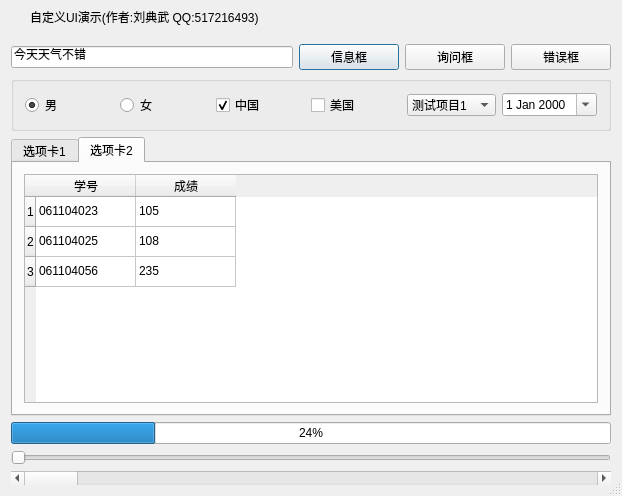
<?xml version="1.0" encoding="UTF-8"?>
<ui version="4.0">
 <class>frmMain</class>
 <widget class="QDialog" name="frmMain">
  <property name="geometry">
   <rect>
    <x>0</x>
    <y>0</y>
    <width>622</width>
    <height>496</height>
   </rect>
  </property>
  <property name="windowTitle">
   <string>frmMain</string>
  </property>
  <property name="sizeGripEnabled">
   <bool>true</bool>
  </property>
  <layout class="QVBoxLayout" name="verticalLayout">
   <property name="spacing">
    <number>0</number>
   </property>
   <property name="leftMargin">
    <number>0</number>
   </property>
   <property name="topMargin">
    <number>0</number>
   </property>
   <property name="rightMargin">
    <number>0</number>
   </property>
   <property name="bottomMargin">
    <number>0</number>
   </property>
   <item>
    <widget class="QWidget" name="widget_title" native="true">
     <property name="sizePolicy">
      <sizepolicy hsizetype="Preferred" vsizetype="Fixed">
       <horstretch>0</horstretch>
       <verstretch>0</verstretch>
      </sizepolicy>
     </property>
     <property name="minimumSize">
      <size>
       <width>100</width>
       <height>33</height>
      </size>
     </property>
     <layout class="QHBoxLayout" name="horizontalLayout_2">
      <property name="spacing">
       <number>0</number>
      </property>
      <property name="leftMargin">
       <number>0</number>
      </property>
      <property name="topMargin">
       <number>0</number>
      </property>
      <property name="rightMargin">
       <number>0</number>
      </property>
      <property name="bottomMargin">
       <number>0</number>
      </property>
      <item>
       <widget class="QLabel" name="lab_Ico">
        <property name="sizePolicy">
         <sizepolicy hsizetype="Minimum" vsizetype="Preferred">
          <horstretch>0</horstretch>
          <verstretch>0</verstretch>
         </sizepolicy>
        </property>
        <property name="minimumSize">
         <size>
          <width>30</width>
          <height>0</height>
         </size>
        </property>
        <property name="text">
         <string/>
        </property>
        <property name="alignment">
         <set>Qt::AlignCenter</set>
        </property>
       </widget>
      </item>
      <item>
       <widget class="QLabel" name="lab_Title">
        <property name="sizePolicy">
         <sizepolicy hsizetype="Expanding" vsizetype="Preferred">
          <horstretch>0</horstretch>
          <verstretch>0</verstretch>
         </sizepolicy>
        </property>
        <property name="styleSheet">
         <string notr="true">font: 10pt &quot;微软雅黑&quot;;</string>
        </property>
        <property name="text">
         <string>自定义UI演示(作者:刘典武 QQ:517216493)</string>
        </property>
        <property name="alignment">
         <set>Qt::AlignLeading|Qt::AlignLeft|Qt::AlignVCenter</set>
        </property>
       </widget>
      </item>
      <item>
       <widget class="QWidget" name="widget_menu" native="true">
        <property name="sizePolicy">
         <sizepolicy hsizetype="Minimum" vsizetype="Preferred">
          <horstretch>0</horstretch>
          <verstretch>0</verstretch>
         </sizepolicy>
        </property>
        <layout class="QHBoxLayout" name="horizontalLayout">
         <property name="spacing">
          <number>0</number>
         </property>
         <property name="leftMargin">
          <number>0</number>
         </property>
         <property name="topMargin">
          <number>0</number>
         </property>
         <property name="rightMargin">
          <number>0</number>
         </property>
         <property name="bottomMargin">
          <number>0</number>
         </property>
         <item>
          <widget class="QPushButton" name="btnMenu">
           <property name="sizePolicy">
            <sizepolicy hsizetype="Minimum" vsizetype="Expanding">
             <horstretch>0</horstretch>
             <verstretch>0</verstretch>
            </sizepolicy>
           </property>
           <property name="minimumSize">
            <size>
             <width>31</width>
             <height>0</height>
            </size>
           </property>
           <property name="cursor">
            <cursorShape>ArrowCursor</cursorShape>
           </property>
           <property name="focusPolicy">
            <enum>Qt::NoFocus</enum>
           </property>
           <property name="toolTip">
            <string>菜单</string>
           </property>
           <property name="text">
            <string/>
           </property>
           <property name="flat">
            <bool>true</bool>
           </property>
          </widget>
         </item>
         <item>
          <widget class="QPushButton" name="btnMenu_Min">
           <property name="sizePolicy">
            <sizepolicy hsizetype="Minimum" vsizetype="Expanding">
             <horstretch>0</horstretch>
             <verstretch>0</verstretch>
            </sizepolicy>
           </property>
           <property name="minimumSize">
            <size>
             <width>31</width>
             <height>0</height>
            </size>
           </property>
           <property name="cursor">
            <cursorShape>ArrowCursor</cursorShape>
           </property>
           <property name="focusPolicy">
            <enum>Qt::NoFocus</enum>
           </property>
           <property name="toolTip">
            <string>最小化</string>
           </property>
           <property name="text">
            <string/>
           </property>
           <property name="flat">
            <bool>true</bool>
           </property>
          </widget>
         </item>
         <item>
          <widget class="QPushButton" name="btnMenu_Max">
           <property name="sizePolicy">
            <sizepolicy hsizetype="Minimum" vsizetype="Expanding">
             <horstretch>0</horstretch>
             <verstretch>0</verstretch>
            </sizepolicy>
           </property>
           <property name="minimumSize">
            <size>
             <width>31</width>
             <height>0</height>
            </size>
           </property>
           <property name="cursor">
            <cursorShape>ArrowCursor</cursorShape>
           </property>
           <property name="focusPolicy">
            <enum>Qt::NoFocus</enum>
           </property>
           <property name="toolTip">
            <string>最大化</string>
           </property>
           <property name="text">
            <string/>
           </property>
           <property name="flat">
            <bool>true</bool>
           </property>
          </widget>
         </item>
         <item>
          <widget class="QPushButton" name="btnMenu_Close">
           <property name="sizePolicy">
            <sizepolicy hsizetype="Minimum" vsizetype="Expanding">
             <horstretch>0</horstretch>
             <verstretch>0</verstretch>
            </sizepolicy>
           </property>
           <property name="minimumSize">
            <size>
             <width>40</width>
             <height>0</height>
            </size>
           </property>
           <property name="cursor">
            <cursorShape>ArrowCursor</cursorShape>
           </property>
           <property name="focusPolicy">
            <enum>Qt::NoFocus</enum>
           </property>
           <property name="toolTip">
            <string>关闭</string>
           </property>
           <property name="text">
            <string/>
           </property>
           <property name="flat">
            <bool>true</bool>
           </property>
          </widget>
         </item>
        </layout>
       </widget>
      </item>
     </layout>
    </widget>
   </item>
   <item>
    <widget class="QWidget" name="widget_main" native="true">
     <property name="styleSheet">
      <string notr="true">font: 10pt &quot;微软雅黑&quot;;</string>
     </property>
     <layout class="QVBoxLayout" name="verticalLayout_2">
      <item>
       <layout class="QHBoxLayout" name="horizontalLayout_3">
        <item>
         <widget class="QLineEdit" name="lineEdit">
          <property name="text">
           <string>今天天气不错</string>
          </property>
         </widget>
        </item>
        <item>
         <widget class="QPushButton" name="pushButton">
          <property name="minimumSize">
           <size>
            <width>100</width>
            <height>0</height>
           </size>
          </property>
          <property name="text">
           <string>信息框</string>
          </property>
         </widget>
        </item>
        <item>
         <widget class="QPushButton" name="pushButton_2">
          <property name="minimumSize">
           <size>
            <width>100</width>
            <height>0</height>
           </size>
          </property>
          <property name="text">
           <string>询问框</string>
          </property>
         </widget>
        </item>
        <item>
         <widget class="QPushButton" name="pushButton_3">
          <property name="minimumSize">
           <size>
            <width>100</width>
            <height>0</height>
           </size>
          </property>
          <property name="text">
           <string>错误框</string>
          </property>
         </widget>
        </item>
       </layout>
      </item>
      <item>
       <widget class="QGroupBox" name="groupBox">
        <property name="title">
         <string/>
        </property>
        <layout class="QHBoxLayout" name="horizontalLayout_4">
         <item>
          <widget class="QRadioButton" name="radioButton">
           <property name="text">
            <string>男</string>
           </property>
           <property name="checked">
            <bool>true</bool>
           </property>
          </widget>
         </item>
         <item>
          <widget class="QRadioButton" name="radioButton_2">
           <property name="text">
            <string>女</string>
           </property>
          </widget>
         </item>
         <item>
          <widget class="QCheckBox" name="checkBox">
           <property name="text">
            <string>中国</string>
           </property>
           <property name="checked">
            <bool>true</bool>
           </property>
          </widget>
         </item>
         <item>
          <widget class="QCheckBox" name="checkBox_2">
           <property name="text">
            <string>美国</string>
           </property>
          </widget>
         </item>
         <item>
          <widget class="QComboBox" name="comboBox">
           <item>
            <property name="text">
             <string>测试项目1</string>
            </property>
           </item>
           <item>
            <property name="text">
             <string>测试项目2</string>
            </property>
           </item>
           <item>
            <property name="text">
             <string>测试项目3</string>
            </property>
           </item>
          </widget>
         </item>
         <item>
          <widget class="QDateEdit" name="dateEdit">
           <property name="calendarPopup">
            <bool>true</bool>
           </property>
          </widget>
         </item>
        </layout>
       </widget>
      </item>
      <item>
       <widget class="QTabWidget" name="tabWidget">
        <property name="currentIndex">
         <number>1</number>
        </property>
        <widget class="QWidget" name="tab">
         <attribute name="title">
          <string>选项卡1</string>
         </attribute>
         <layout class="QVBoxLayout" name="verticalLayout_3">
          <item>
           <widget class="QTreeWidget" name="treeWidget">
            <column>
             <property name="text">
              <string>学号</string>
             </property>
            </column>
            <column>
             <property name="text">
              <string>成绩</string>
             </property>
            </column>
            <item>
             <property name="text">
              <string>061104023</string>
             </property>
             <property name="text">
              <string>105</string>
             </property>
            </item>
            <item>
             <property name="text">
              <string>061104056</string>
             </property>
             <property name="text">
              <string>245</string>
             </property>
            </item>
            <item>
             <property name="text">
              <string>061104065</string>
             </property>
             <property name="text">
              <string>265</string>
             </property>
            </item>
           </widget>
          </item>
         </layout>
        </widget>
        <widget class="QWidget" name="tab_2">
         <attribute name="title">
          <string>选项卡2</string>
         </attribute>
         <layout class="QVBoxLayout" name="verticalLayout_4">
          <item>
           <widget class="QTableWidget" name="tableWidget">
            <property name="selectionBehavior">
             <enum>QAbstractItemView::SelectRows</enum>
            </property>
            <row>
             <property name="text">
              <string>1</string>
             </property>
            </row>
            <row>
             <property name="text">
              <string>2</string>
             </property>
            </row>
            <row>
             <property name="text">
              <string>3</string>
             </property>
            </row>
            <column>
             <property name="text">
              <string>学号</string>
             </property>
            </column>
            <column>
             <property name="text">
              <string>成绩</string>
             </property>
            </column>
            <item row="0" column="0">
             <property name="text">
              <string>061104023</string>
             </property>
            </item>
            <item row="0" column="1">
             <property name="text">
              <string>105</string>
             </property>
            </item>
            <item row="1" column="0">
             <property name="text">
              <string>061104025</string>
             </property>
            </item>
            <item row="1" column="1">
             <property name="text">
              <string>108</string>
             </property>
            </item>
            <item row="2" column="0">
             <property name="text">
              <string>061104056</string>
             </property>
            </item>
            <item row="2" column="1">
             <property name="text">
              <string>235</string>
             </property>
            </item>
           </widget>
          </item>
         </layout>
        </widget>
       </widget>
      </item>
      <item>
       <widget class="QProgressBar" name="progressBar">
        <property name="value">
         <number>24</number>
        </property>
       </widget>
      </item>
      <item>
       <widget class="QSlider" name="horizontalSlider">
        <property name="orientation">
         <enum>Qt::Horizontal</enum>
        </property>
       </widget>
      </item>
      <item>
       <widget class="QScrollBar" name="horizontalScrollBar">
        <property name="orientation">
         <enum>Qt::Horizontal</enum>
        </property>
       </widget>
      </item>
     </layout>
    </widget>
   </item>
  </layout>
 </widget>
 <layoutdefault spacing="6" margin="11"/>
 <resources/>
 <connections/>
</ui>
